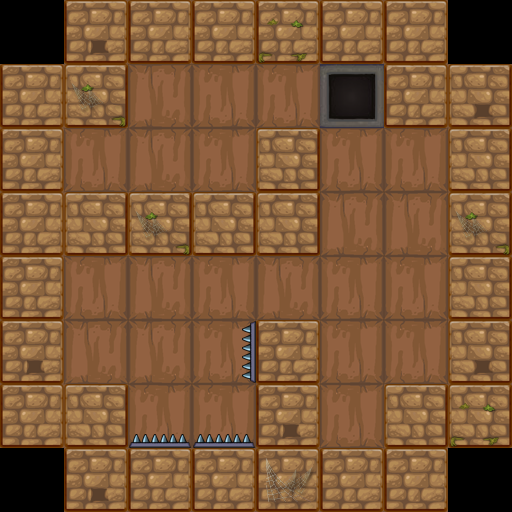

Below is a game level as drawn by its tile map, then a one-line description and the .tmx that defines it (tile-layer data replaced by summaries):
An orthogonal 8x8 tile map with 64x64 px tiles, 2 tile layers (bg1, fg1) and 20 objects (11x wall, 2x ding, 2x torches, dong, player, ...).

<map version="1.0" orientation="orthogonal" renderorder="right-down" width="8" height="8" tilewidth="64" tileheight="64">
 <properties>
  <property name="maxStep" value="8" />
 </properties>
 <tileset firstgid="1" name="lv1map" tilewidth="64" tileheight="64">
  <image source="lv1map.png" width="256" height="256" />
 </tileset>
 <layer name="bg1" width="8" height="8">
  <data>[64 cells, 60 non-empty, 3 distinct tile ids]</data>
 </layer>
 <layer name="fg1" width="8" height="8">
  <data>[64 cells, 16 non-empty, 6 distinct tile ids]</data>
 </layer>
 <objectgroup name="obj1">
  <object name="wall" x="64" y="0" width="384" height="64" />
  <object name="wall" x="0" y="64" width="64" height="384" />
  <object name="wall" x="64" y="448" width="384" height="64" />
  <object name="wall" x="448" y="64" width="64" height="384" />
  <object name="wall" x="64" y="192" width="256" height="64" />
  <object name="dong" x="320" y="64" width="64" height="64" />
  <object name="ding" x="128" y="435" width="128" height="13" />
  <object name="player" x="64" y="320" width="64" height="64" />
  <object name="torches" x="0" y="128" width="64" height="64" />
  <object name="torches" x="448" y="256" width="64" height="64" />
  <object name="door" x="320" y="384" width="64" height="64" />
  <object name="enemy" x="64" y="128" width="64" height="64" />
  <object name="key" x="320" y="320" width="64" height="64">
   <properties>
    <property name="active" value="false" />
   </properties>
  </object>
  <object name="ding" x="243" y="320" width="13" height="64" />
  <object name="wall" x="256" y="128" width="64" height="128" />
  <object name="wall" x="256" y="320" width="64" height="192" />
  <object name="wall" x="0" y="384" width="128" height="64" />
  <object name="wall" x="384" y="64" width="128" height="64" />
  <object name="wall" x="0" y="64" width="128" height="64" />
  <object name="wall" x="384" y="384" width="64" height="128" />
 </objectgroup>
</map>
